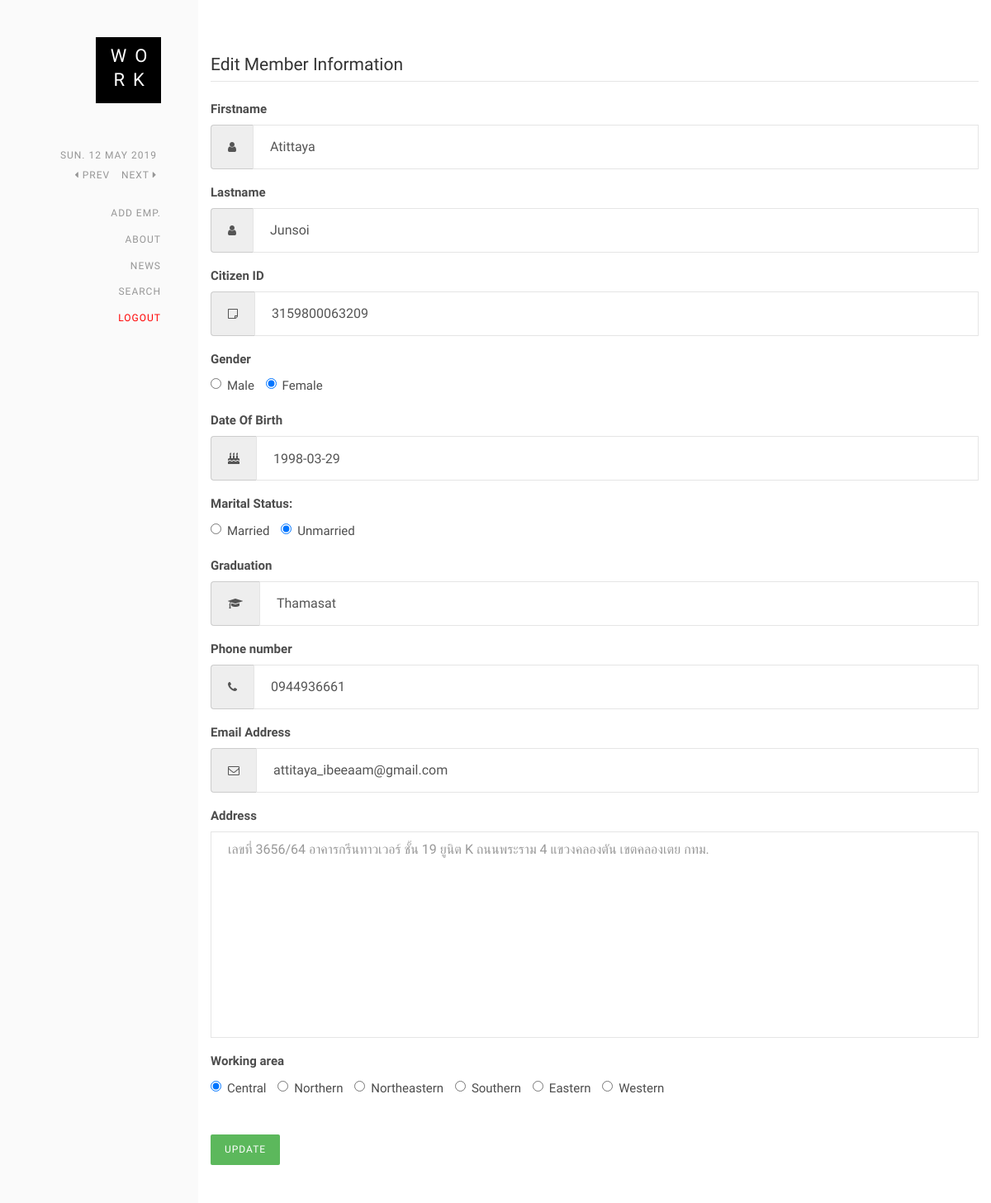
The page /member_edit.php?employeeID=10001 (signed in) on the database as committed earlier.
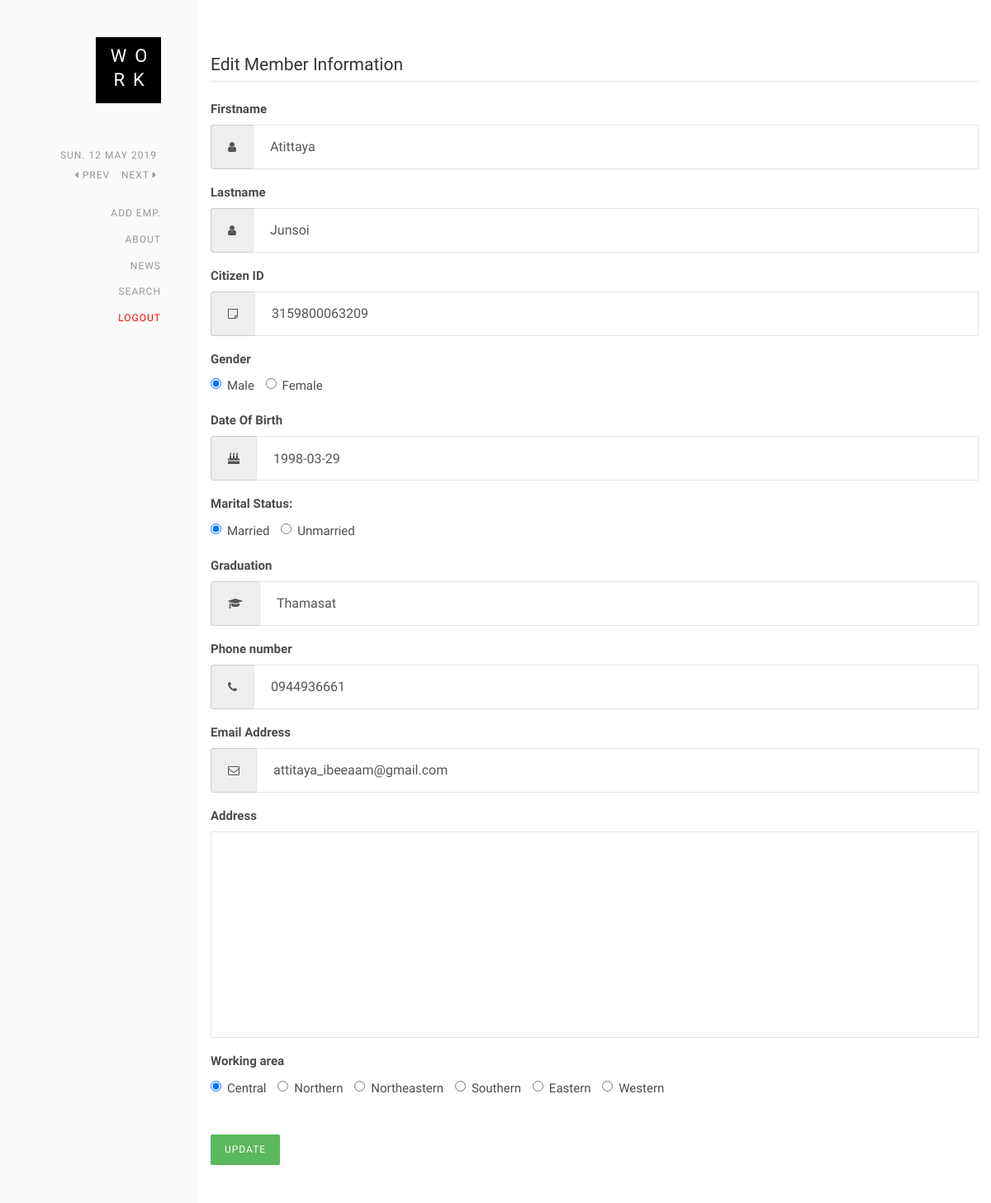
The same page on the database as committed later.
### tables this page shows
CREATE TABLE `employee` (
  `emp_id` varchar(50) NOT NULL,
  `citizenID` varchar(50) NOT NULL,
  `email` varchar(100) NOT NULL,
  `graduate` varchar(100) NOT NULL,
  `firstname` varchar(50) NOT NULL,
  `lastname` varchar(50) NOT NULL,
  `birthday` date NOT NULL,
  `gender` varchar(10) NOT NULL,
  `address` varchar(200) NOT NULL,
  `phonenumber` varchar(20) NOT NULL,
  `maritalstatus` varchar(45) NOT NULL,
  `workingarea` varchar(45) NOT NULL
);

### member_edit.php (the view, shortened to what the changed rows need)
<?php
 	include 'connect.php';
	$empID = $_GET['employeeID'];
	$sql = "SELECT* FROM employee WHERE emp_id = '$empID'";
	$result = mysqli_query($db,$sql);
	if($row = mysqli_fetch_assoc($result)){
		$cID = $row['citizenID'];
		$firstname = $row['firstname'];
		$lastname = $row['lastname'];
		$gender = $row['gender'];
		$dob = $row['birthday'];
		$status = $row['maritalstatus'];
		$graduate = $row['graduate'];
		$phone = $row['phonenumber'];
		$email = $row['email'];
		$address = $row['address'];
	}
?>
<!DOCTYPE HTML>
<html>
<head>
    <link rel='stylesheet prefetch' href='https://cdnjs.cloudflare.com/ajax/libs/font-awesome/4.7.0/css/font-awesome.min.css'>
    <link rel="stylesheet" href="css/bootstrap.css">
    <link rel="stylesheet" href="css/style.css">
</head>
<body>
    <div id="colorlib-page">
        <aside id="colorlib-aside" role="complementary" class="border js-fullheight">
            <h1 id="colorlib-logo"><a href="add_hr.php"><span>Wo</span><span>rk</span></a></h1>
        </aside>
        <div id="colorlib-main">
            <div class="colorlib-work">
				<form method="POST">
					<div class="container-fluid">
						<fieldset>
								<div class="form-group">
									<div class="col">
										<div class="input-group">
											<div class="input-group-addon">
												<i class="fa fa-user">
												</i>
											</div>
											<input id="Firstname" name="Firstname" type="text" placeholder="<?php echo $firstname;?>" value="<?php echo $firstname;?>"class="form-control input-md">
										</div>
									</div>
								</div>
								<div class="form-group">
									<div class="col">
										<div class="input-group">
											<div class="input-group-addon">
												<i class="fa fa-user">
												</i>
											</div>
											<input id="Lastname" name="Lastname" type="text" placeholder="<?php echo $lastname;?>" value="<?php echo $lastname;?>" class="form-control input-md">
										</div>
									</div>
								</div>
							<div class="form-group">
								<div class="col">
									<div class="input-group">
										<div class="input-group-addon">
											<i class="fa fa-sticky-note-o"></i>
										</div>
										<input id="Citizen" name="Citizen" type="text" placeholder="<?php echo $cID;?>" value="<?php echo $cID;?>" class="form-control input-md">
									</div>
								</div>
							</div>
							<div class="form-group">
								<div class="col">
								<?php if($gender == 'Male'){echo '<label class="radio-inline" for="Gender-0">
										<input type="radio" name="Gender" id="Gender-0" value="Male" checked="checked">
										Male
									</label>
									<label class="radio-inline" for="Gender-1">
										<input type="radio" name="Gender" id="Gender-1" value="Female">
										Female
									</label>';}else{echo '<label class="radio-inline" for="Gender-0">
										<input type="radio" name="Gender" id="Gender-0" value="Male">
										Male
									</label>
									<label class="radio-inline" for="Gender-1">
										<input type="radio" name="Gender" id="Gender-1" value="Female" checked="checked">
										Female
									</label>';} ?>
								</div>
							</div>
							<div class="form-group">
								<div class="col">
									<div class="input-group">
										<div class="input-group-addon">
											<i class="fa fa-birthday-cake"></i>
										</div>
										<input id="Date Of Birth" name="date" type="text" placeholder="<?php echo $dob;?>" value="<?php echo $dob;?>"class="form-control input-md">
									</div>
								</div>
							</div>
							<div class="form-group">
								<div class="col">
									<?php if($status == 'Married'){echo '<label class="radio-inline" for="radios-0">
										<input type="radio" name="radios" id="radios-0" value="Married" checked="checked">
										Married
										</label>
										<label class="radio-inline" for="radios-1">
											<input type="radio" name="radios" id="radios-1" value="Unmarried">
											Unmarried
										</label>';}else{echo '<label class="radio-inline" for="radios-0">
											<input type="radio" name="radios" id="radios-0" value="Married" >
											Married
										</label>
										<label class="radio-inline" for="radios-1">
											<input type="radio" name="radios" id="radios-1" value="Unmarried" checked="checked">
											Unmarried
										</label>';} ?>
								</div>
							</div>
							<div class="form-group">
								<div class="col">
									<div class="input-group">
										<div class="input-group-addon">
											<i class="fa fa-graduation-cap"></i>
										</div>
										<input id="grad" name="grad" type="text" placeholder="<?php echo $graduate;?>" value="<?php echo $graduate;?>"class="form-control input-md">
									</div>
								</div>
							</div>
							<div class="form-group">
								<div class="col">
									<div class="input-group">
										<div class="input-group-addon">
											<i class="fa fa-phone"></i>
										</div>
										<input id="Phone number " name="phoneNum" type="text" placeholder="<?php echo $phone;?>" value="<?php echo $phone;?>"class="form-control input-md">
									</div>
								</div>
							</div>
							<div class="form-group">
								<div class="col">
									<div class="input-group">
										<div class="input-group-addon">
											<i class="fa fa-envelope-o"></i>
										</div>
										<input id="Email Address" name="email" type="text" placeholder="<?php echo $email;?>" value="<?php echo $email;?>"class="form-control input-md">
									</div>
								</div>
							</div>
							<div class="form-group">
								<div class="col">
									<textarea class="form-control" rows="10" id="Address" name="Address" placeholder='<?php echo $address;?>' value='<?php echo $address;?>'></textarea>
								</div>
							</div>
						</fieldset>
					</div>
				</div>
        </div>
    </div>
</body>
</html>

Rows that differ between the two databases and show on the page:
changed employee "Atittaya": gender "Female" → "Male" (drawn); maritalstatus "Unmarried" → "Married" (drawn); Address "เลขที่ 3656/64 อาคารกรีนทาวเวอร์ ชั้น 19 ยูนิต K ถนนพระราม 4 แขวงคลองตัน เขตคลองเตย กทม." → (not shown)
Other text that changed with them:
form field Gender: (not shown) → "☑ Male"
form field Gender: (not shown) → "☐ Female"
form field radios: (not shown) → "☑ Married"
form field radios: (not shown) → "☐ Unmarried"
form field Gender: "☐ Male" → (not shown)
form field Gender: "☑ Female" → (not shown)
form field radios: "☐ Married" → (not shown)
form field radios: "☑ Unmarried" → (not shown)
